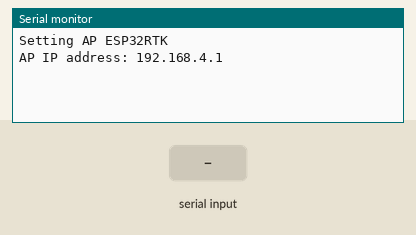
This sketch was run on a simulated ESP32. On the bench: the last lines printed to the serial monitor. Inputs (shaded band) come from the test bench.

Above: at 2.2 s.
2.3 s: "1" received over the second serial link
At 2.9 s:
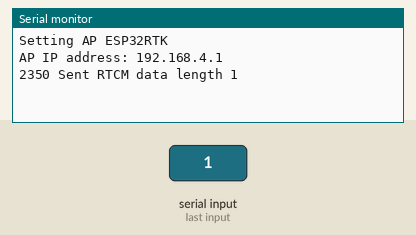
3.8 s: "0" received over the second serial link
At 5.0 s:
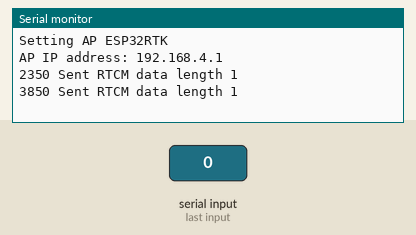
5.3 s: "2" received over the second serial link
At 6.4 s:
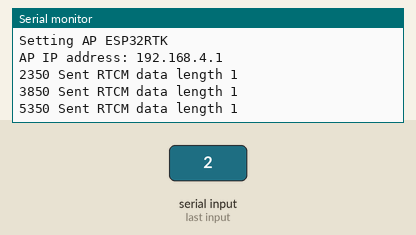

The sketch:

ESP32_AccessPointModemTX.ino
```cpp
// ESP32 WiFi library
#include <WiFi.h>

// ESP32 software serial impementation
#include <SoftwareSerial.h>

// Receiver MAC (94:B5:55:2B:3B:3C)
uint8_t broadcastAddress[] = {0x94, 0xB5, 0x55, 0x2B, 0x3B, 0x3C};

// Name of access point for others to connect to
const char* ssid     = "ESP32RTK";

// Software serial pins for communicating with GNSS receiver
#define TX 26
#define RX 25
SoftwareSerial swSerial;

// Communications port to other ESP32
#define COM_PORT 4081

// Server for communicating RTCM data
WiFiServer TCP_Server(COM_PORT);

#define MAX_SERIAL_LENGTH 2500

// Remote client handle
WiFiClient RemoteClient;

void setup()
{
    // USB Serial
    Serial.begin(115200);
    //while(!Serial){}; // TODO: Remove when running headless
    delay(500);

    // Software serial for RTCM data
    swSerial.begin(57600, SWSERIAL_8N1, RX, TX, false);
    delay(500);

    // Setup access point
    Serial.print("Setting AP ");Serial.println(ssid);
    WiFi.mode(WIFI_AP);
    WiFi.softAP(ssid);

    IPAddress IP = WiFi.softAPIP();
    Serial.print("AP IP address: ");
    Serial.println(IP);

    // Start TCP server
    TCP_Server.begin();
}

void loop()
{

    // Check for client connections
    checkForConnections();

    // Read RTCM data and send to client
    if (swSerial.available ())
    {
        readSerialBufferAndSend();
    }
}

unsigned int data_counter = 0;
char rtcm_data[MAX_SERIAL_LENGTH];
bool data_available = false;

// Read serial buffer and pack data into an array for sending
void readSerialBufferAndSend()
{

    // Position through current packet
    unsigned long lastReadTime = 0;

    // Read a burst of GNSS data, the PX11XX receivers send RTCM
    // data in bursts of messages with hundreds of milliseconds
    // between each burst
    lastReadTime = millis();
    while (swSerial.available() || (millis() - lastReadTime) < 50)
    {
        if (swSerial.available())
        {
            // Read data from GNSS via serial
            rtcm_data[data_counter] = swSerial.read();
            data_counter++;
            data_available = true;
            lastReadTime = millis();
        }
    }

    // Send data to TCP server
    if (data_available)
    {
        RemoteClient.write((uint8_t*)rtcm_data,data_counter);
        Serial.print(millis());Serial.print(" Sent RTCM data length ");Serial.println(data_counter);
        data_available = false;
        data_counter = 0;
    }
}

// Check for client connection requests
void checkForConnections()
{
    if (TCP_Server.hasClient())
    {
        // Reject connections after the first.
        if (RemoteClient.connected())
        {
            Serial.println("Connection rejected");
            TCP_Server.available().stop();
        }
        // Accept first connection
        else
        {
            Serial.println("Connection accepted");
            RemoteClient = TCP_Server.available();
        }
    }
}
```

Measured:
- after the input at 2.3 s, the serial monitor: prints a new line after 0.05 s (image 1)
- after the input at 3.8 s, the serial monitor: prints a new line after 0.05 s (image 2)
- after the input at 5.3 s, the serial monitor: prints a new line after 0.05 s (image 3)
